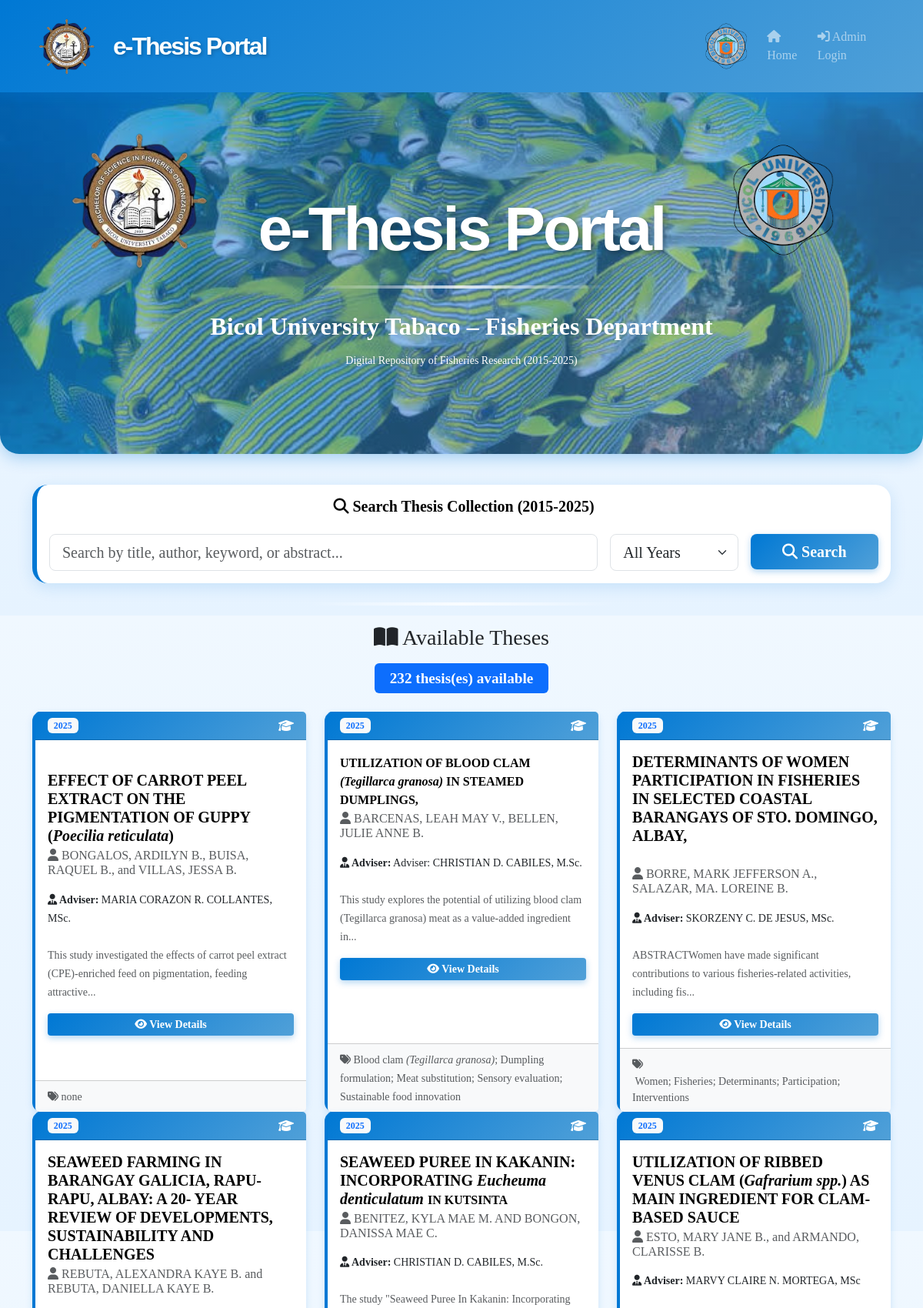
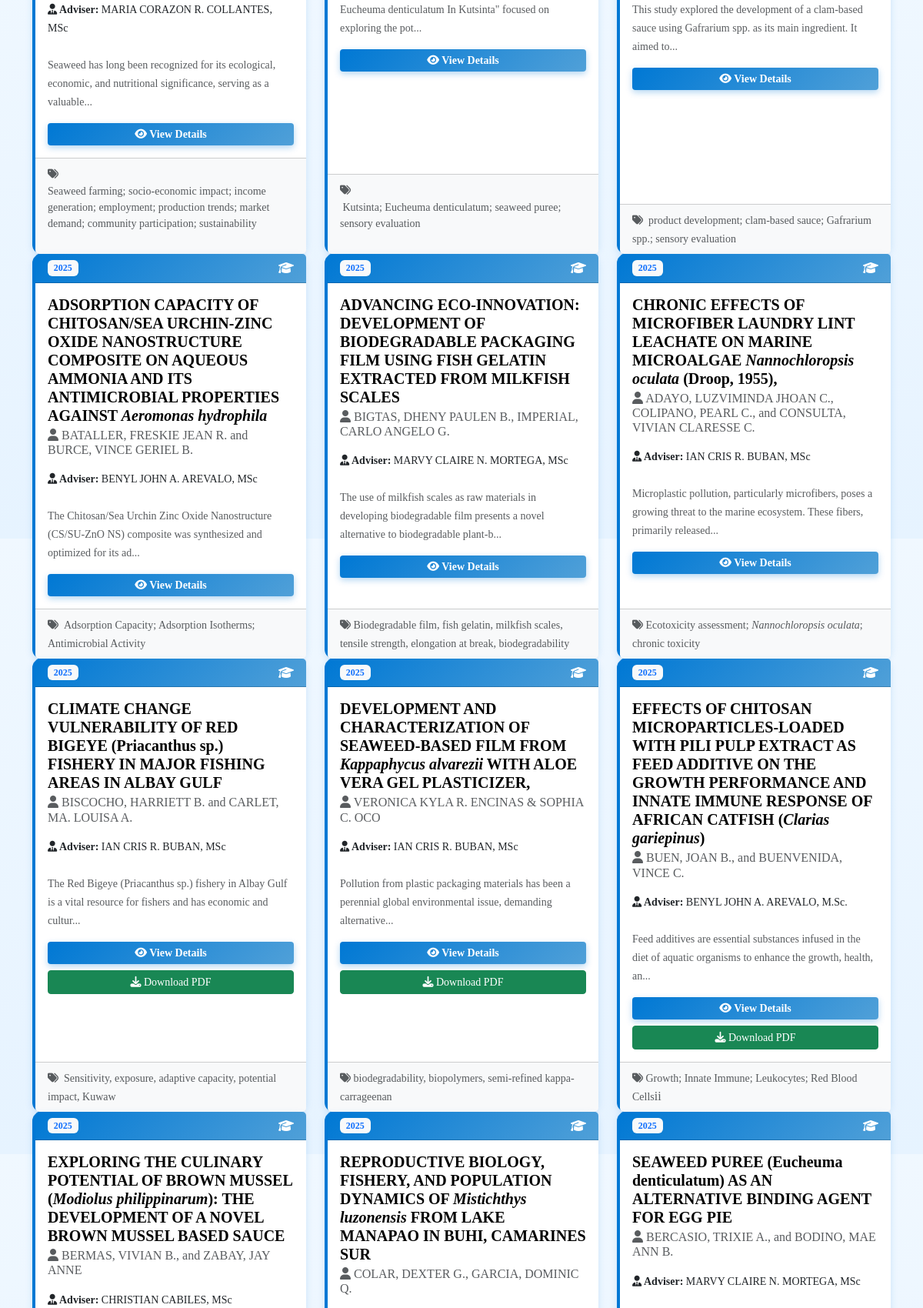
The page / (upper part) on the database its author committed (2 pictures, top to bottom).
### tables this page shows
CREATE TABLE theses (
        id INTEGER PRIMARY KEY AUTOINCREMENT,
        title TEXT NOT NULL,
        authors TEXT NOT NULL,
        year INTEGER NOT NULL,
        adviser TEXT NOT NULL,
        abstract TEXT NOT NULL,
        keywords TEXT NOT NULL,
        pdf_filename TEXT,
        created_at TIMESTAMP DEFAULT CURRENT_TIMESTAMP
    );

### main.py (the view)
@app.route('/')
def index():
    conn = get_db_connection()
    search_query = request.args.get('search', '')
    year_filter = request.args.get('year', '')
    query = 'SELECT * FROM theses WHERE 1=1'
    params = []
    if search_query:
        query += ' AND (title LIKE ? OR authors LIKE ? OR keywords LIKE ?)'
        like = f'%{search_query}%'
        params.extend([like, like, like])
    if year_filter:
        query += ' AND year = ?'
        params.append(year_filter)
    query += ' ORDER BY year DESC, title ASC'
    theses = conn.execute(query, params).fetchall()
    years = conn.execute('SELECT DISTINCT year FROM theses ORDER BY year DESC').fetchall()
    conn.close()
    return render_template('index.html', theses=theses, years=years,
                           search_query=search_query, year_filter=year_filter)

### main.py (called while the page is built)
def get_db_connection():
    conn = sqlite3.connect('ethesis.db')
    conn.row_factory = sqlite3.Row
    return conn

### templates/index.html (shortened to what this page needs)
{% extends "base.html" %}
{% block content %}
<div class="row mb-4">
    <div class="col-md-12">
        <div class="card search-card">
            <div class="card-body">
                <h5 class="card-title text-center mb-4">
                    <i class="fas fa-search"></i> Search Thesis Collection (2015-2025)
                </h5>
                <form method="GET" action="{{ url_for('index') }}">
                    <div class="row g-3">
                        <div class="col-md-8">
                            <input type="text" class="form-control form-control-lg" name="search"
                                   placeholder="Search by title, author, keyword, or abstract..."
                                   value="{{ search_query }}">
                        </div>
                        <div class="col-md-2">
                            <select class="form-select form-select-lg" name="year">
                                <option value="">All Years</option>
                            </select>
                        </div>
                        <div class="col-md-2">
                            <button type="submit" class="btn btn-primary btn-lg w-100">
                                <i class="fas fa-search"></i> Search
                            </button>
                        </div>
                    </div>
                </form>
            </div>
        </div>
    </div>
</div>
<div class="decorative-line"></div>
<div class="row mb-3">
    <div class="col-md-12 text-center">
        <h3 class="mb-3">
            <i class="fas fa-book-open"></i> Available Theses
        </h3>
        <span class="badge bg-primary" style="font-size: 1.2rem; padding: 10px 20px;">
            {{ theses|length }} thesis(es) available
        </span>
    </div>
</div>
{% if theses %}
<div class="row mt-4">
    {% for thesis in theses %}
    <div class="col-md-6 col-lg-4 thesis-card">
        <div class="card h-100">
            <div class="card-header bg-primary text-white">
                <div class="d-flex justify-content-between align-items-center">
                    <span class="badge bg-light text-primary">{{ thesis.year }}</span>
                    <i class="fas fa-graduation-cap"></i>
                </div>
            </div>
            <div class="card-body">
                <h5 class="card-title text-primary">{{ thesis.title|safe }}</h5>
                <h6 class="card-subtitle mb-3 text-muted">
                    <i class="fas fa-user"></i> {{ thesis.authors }}
                </h6>
                <p class="card-text mb-2">
                    <small><strong><i class="fas fa-user-tie"></i> Adviser:</strong> {{ thesis.adviser }}</small>
                </p>
                <div class="decorative-line" style="margin: 10px 0;"></div>
                <p class="card-text">
                    <small class="text-muted">
                        {{ thesis.abstract[:150]|striptags }}{% if thesis.abstract|length > 150 %}...{% endif %}
                    </small>
                </p>
                <div class="d-grid gap-2 mt-3">
                    <a href="{{ url_for('view_thesis', thesis_id=thesis.id) }}"
                       class="btn btn-primary btn-sm">
                        <i class="fas fa-eye"></i> View Details
                    </a>
                    {% if thesis.pdf_filename %}
                    <a href="{{ url_for('download_thesis', thesis_id=thesis.id) }}"
                       class="btn btn-success btn-sm">
                        <i class="fas fa-download"></i> Download PDF
                    </a>
                    {% endif %}
                </div>
            </div>
            <div class="card-footer bg-light">
                <small class="text-muted">
                    <i class="fas fa-tags"></i> {{ thesis.keywords|safe }}
                </small>
            </div>
        </div>
    </div>
    {% endfor %}
</div>
{% endif %}
{% endblock %}

### rows shown on the page
theses: year "2025", title "EFFECT OF CARROT PEEL EXTRACT ON THE PIGMENTATION OF GUPPY ( Poecilia reticulata )", authors "BONGALOS, ARDILYN B., BUISA, RAQUEL B., and VILLAS, JESSA B.", adviser "MARIA CORAZON R. COLLANTES, MSc.", abstract "This study investigated the effects of carrot peel extract (CPE)-enriched feed on pigmentation, feeding attractive", keywords "none"
theses: year "2025", title "UTILIZATION OF BLOOD CLAM (Tegillarca granosa) IN STEAMED DUMPLINGS,", authors "BARCENAS, LEAH MAY V., BELLEN, JULIE ANNE B.", adviser "Adviser: CHRISTIAN D. CABILES, M.Sc.", abstract "This study explores the potential of utilizing blood clam (Tegillarca granosa) meat as a value-added ingredient in", keywords "Blood clam (Tegillarca granosa) ; Dumpling formulation; Meat substitution; Sensory evaluation; Sustainable food innovation"
theses: year "2025", title "DETERMINANTS OF WOMEN PARTICIPATION IN FISHERIES IN SELECTED COASTAL BARANGAYS OF STO. DOMINGO, ALBAY,", authors "BORRE, MARK JEFFERSON A., SALAZAR, MA. LOREINE B.", adviser "SKORZENY C. DE JESUS, MSc.", abstract "ABSTRACTWomen have made significant contributions to various fisheries-related activities, including fis", keywords "Women; Fisheries; Determinants; Participation; Interventions"
theses: year "2025", title "SEAWEED FARMING IN BARANGAY GALICIA, RAPU-RAPU, ALBAY: A 20- YEAR REVIEW OF DEVELOPMENTS, SUSTAINABILITY AND CHALLENGES", authors "REBUTA, ALEXANDRA KAYE B. and REBUTA, DANIELLA KAYE B.", adviser "MARIA CORAZON R. COLLANTES, MSc", abstract "Seaweed has long been recognized for its ecological, economic, and nutritional significance, serving as a valuable", keywords "Seaweed farming; socio-economic impact; income generation; employment; production trends; market demand; community participation; sustainability"
theses: year "2025", title "SEAWEED PUREE IN KAKANIN: INCORPORATING Eucheuma denticulatum IN KUTSINTA", authors "BENITEZ, KYLA MAE M. AND BONGON, DANISSA MAE C.", adviser "CHRISTIAN D. CABILES, M.Sc.", abstract "The study \"Seaweed Puree In Kakanin: Incorporating Eucheuma denticulatum In Kutsinta\" focused on exploring the pot", keywords "Kutsinta; Eucheuma denticulatum; seaweed puree; sensory evaluation"
theses: year "2025", title "UTILIZATION OF RIBBED VENUS CLAM ( Gafrarium spp. ) AS MAIN INGREDIENT FOR CLAM-BASED SAUCE", authors "ESTO, MARY JANE B., and ARMANDO, CLARISSE B.", adviser "MARVY CLAIRE N. MORTEGA, MSc", abstract "This study explored the development of a clam-based sauce using Gafrarium spp. as its main ingredient. It aimed to", keywords "product development; clam-based sauce; Gafrarium spp.; sensory evaluation"
theses: year "2025", title "ADSORPTION CAPACITY OF CHITOSAN/SEA URCHIN-ZINC OXIDE NANOSTRUCTURE COMPOSITE ON AQUEOUS AMMONIA AND ITS ANTIMICROBIAL PROPERTIES AGAINST Aeromonas hydrophila", authors "BATALLER, FRESKIE JEAN R. and BURCE, VINCE GERIEL B.", adviser "BENYL JOHN A. AREVALO, MSc", abstract "The Chitosan/Sea Urchin Zinc Oxide Nanostructure (CS/SU-ZnO NS) composite was synthesized and optimized for its ad", keywords "Adsorption Capacity; Adsorption Isotherms; Antimicrobial Activity"
theses: year "2025", title "ADVANCING ECO-INNOVATION: DEVELOPMENT OF BIODEGRADABLE PACKAGING FILM USING FISH GELATIN EXTRACTED FROM MILKFISH SCALES", authors "BIGTAS, DHENY PAULEN B., IMPERIAL, CARLO ANGELO G.", adviser "MARVY CLAIRE N. MORTEGA, MSc", abstract "The use of milkfish scales as raw materials in developing biodegradable film presents a novel alternative to biodegradable plant-b", keywords "Biodegradable film, fish gelatin, milkfish scales, tensile strength, elongation at break, biodegradability"
theses: year "2025", title "CHRONIC EFFECTS OF MICROFIBER LAUNDRY LINT LEACHATE ON MARINE MICROALGAE Nannochloropsis oculata (Droop, 1955),", authors "ADAYO, LUZVIMINDA JHOAN C., COLIPANO, PEARL C., and CONSULTA, VIVIAN CLARESSE C.", adviser "IAN CRIS R. BUBAN, MSc", abstract "Microplastic pollution, particularly microfibers, poses a growing threat to the marine ecosystem. These fibers, primarily released", keywords "Ecotoxicity assessment; Nannochloropsis oculata ; chronic toxicity"
theses: year "2025", title "CLIMATE CHANGE VULNERABILITY OF RED BIGEYE (Priacanthus sp.) FISHERY IN MAJOR FISHING AREAS IN ALBAY GULF", authors "BISCOCHO, HARRIETT B. and CARLET, MA. LOUISA A.", adviser "IAN CRIS R. BUBAN, MSc", abstract "The Red Bigeye (Priacanthus sp.) fishery in Albay Gulf is a vital resource for fishers and has economic and cultur", keywords "Sensitivity, exposure, adaptive capacity, potential impact, Kuwaw"
theses: year "2025", title "DEVELOPMENT AND CHARACTERIZATION OF SEAWEED-BASED FILM FROM Kappaphycus alvarezii WITH ALOE VERA GEL PLASTICIZER,", authors "VERONICA KYLA R. ENCINAS & SOPHIA C. OCO", adviser "IAN CRIS R. BUBAN, MSc", abstract "Pollution from plastic packaging materials has been a perennial global environmental issue, demanding alternative", keywords "biodegradability, biopolymers, semi-refined kappa-carrageenan"
theses: year "2025", title "EFFECTS OF CHITOSAN MICROPARTICLES-LOADED WITH PILI PULP EXTRACT AS FEED ADDITIVE ON THE GROWTH PERFORMANCE AND INNATE IMMUNE RESPONSE OF AFRICAN CATFISH ( Clarias gariepinus )", authors "BUEN, JOAN B., and BUENVENIDA, VINCE C.", adviser "BENYL JOHN A. AREVALO, M.Sc.", abstract "Feed additives are essential substances infused in the diet of aquatic organisms to enhance the growth, health, an", keywords "Growth; Innate Immune; Leukocytes; Red Blood Cells ii"
theses: year "2025", title "EXPLORING THE CULINARY POTENTIAL OF BROWN MUSSEL ( Modiolus philippinarum ): THE DEVELOPMENT OF A NOVEL BROWN MUSSEL BASED SAUCE", authors "BERMAS, VIVIAN B., and ZABAY, JAY ANNE", adviser "CHRISTIAN CABILES, MSc"
theses: year "2025", title "REPRODUCTIVE BIOLOGY, FISHERY, AND POPULATION DYNAMICS OF Mistichthys luzonensis FROM LAKE MANAPAO IN BUHI, CAMARINES SUR", authors "COLAR, DEXTER G., GARCIA, DOMINIC Q."
theses: year "2025", title "SEAWEED PUREE (Eucheuma denticulatum) AS AN ALTERNATIVE BINDING AGENT FOR EGG PIE", authors "BERCASIO, TRIXIE A., and BODINO, MAE ANN B.", adviser "MARVY CLAIRE N. MORTEGA, MSc"

### other values the page prints
{{ theses|length }} "232"
